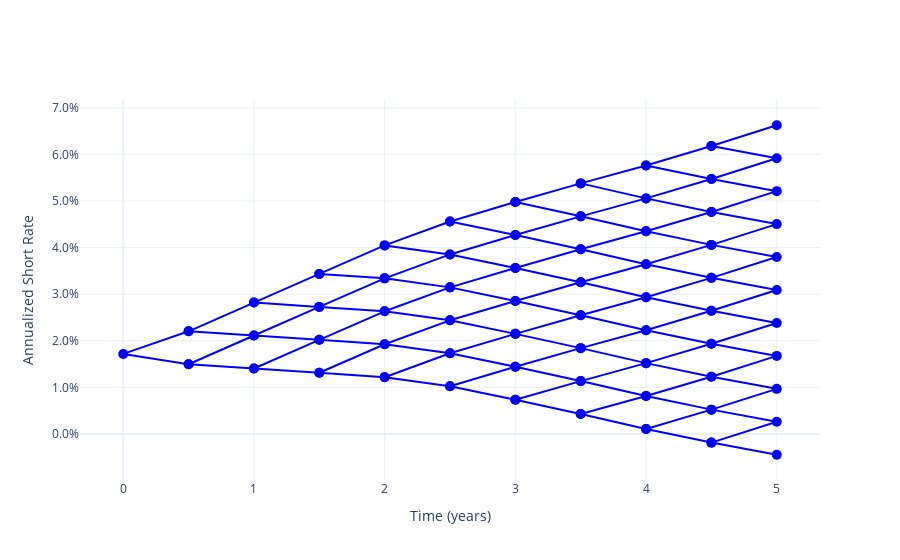

The code cell stored with this chart in its notebook:
### Markdown cell above
# INTEREST RATE TREE

### Code cell
spots = spot_rates(prds_per_year, bonds)
forwards = forward_rates(prds_per_year, spots)

phis = phi(sigma, prds_per_year, num_prds, forwards)
tree = rateTree(spots[0], sigma, 1/prds_per_year, phis)
fig = treePlot(tree, 1 / prds_per_year)
fig.update_layout(
    template="plotly_white",
    showlegend=False
)
fig.show()

### Figure 1 — Plotly figure (JSON) as saved in the notebook; plotly's stock layout.template omitted (floating-point values rounded to 4 significant figures)
{"data": [{"hovertemplate": "%{y:.2%}<extra></extra>", "line": {"color": "blue"}, "marker": {"color": "blue", "size": 10}, "mode": "lines+markers", "type": "scatter", "x": [0.5, 0, 0.5], "y": [0.02204, 0.01718, 0.01497]}, {"hovertemplate": "%{y:.2%}<extra></extra>", "line": {"color": "blue"}, "marker": {"color": "blue", "size": 10}, "mode": "lines+markers", "type": "scatter", "x": [1, 0.5, 1, 0.5, 1], "y": [0.0282, 0.02204, 0.02113, 0.01497, 0.01406]}, {"hovertemplate": "%{y:.2%}<extra></extra>", "line": {"color": "blue"}, "marker": {"color": "blue", "size": 10}, "mode": "lines+markers", "type": "scatter", "x": [1.5, 1, 1.5, 1, 1.5, 1, 1.5], "y": [0.03435, 0.0282, 0.02728, 0.02113, 0.02021, 0.01406, 0.01314]}, {"hovertemplate": "%{y:.2%}<extra></extra>", "line": {"color": "blue"}, "marker": {"color": "blue", "size": 10}, "mode": "lines+markers", "type": "scatter", "x": [2, 1.5, 2, 1.5, 2, 1.5, 2, 1.5, 2], "y": [0.04047, 0.03435, 0.0334, 0.02728, 0.02633, 0.02021, 0.01926, 0.01314, 0.01219]}, {"hovertemplate": "%{y:.2%}<extra></extra>", "line": {"color": "blue"}, "marker": {"color": "blue", "size": 10}, "mode": "lines+markers", "type": "scatter", "x": [2.5, 2, 2.5, 2, 2.5, 2, 2.5, 2, 2.5, 2, 2.5], "y": [0.04561, 0.04047, 0.03854, 0.0334, 0.03147, 0.02633, 0.02439, 0.01926, 0.01732, 0.01219, 0.01025]}, {"hovertemplate": "%{y:.2%}<extra></extra>", "line": {"color": "blue"}, "marker": {"color": "blue", "size": 10}, "mode": "lines+markers", "type": "scatter", "x": [3, 2.5, 3, 2.5, 3, 2.5, 3, 2.5, 3, 2.5, 3, 2.5, 3], "y": [0.04977, 0.04561, 0.0427, 0.03854, 0.03563, 0.03147, 0.02856, 0.02439, 0.02149, 0.01732, 0.01442, 0.01025, 0.007344]}, {"hovertemplate": "%{y:.2%}<extra></extra>", "line": {"color": "blue"}, "marker": {"color": "blue", "size": 10}, "mode": "lines+markers", "type": "scatter", "x": [3.5, 3, 3.5, 3, 3.5, 3, 3.5, 3, 3.5, 3, 3.5, 3, 3.5, 3, 3.5], "y": [0.05378, 0.04977, 0.04671, 0.0427, 0.03964, 0.03563, 0.03257, 0.02856, 0.02549, 0.02149, 0.01842, 0.01442, 0.01135, 0.007344, 0.004282]}, {"hovertemplate": "%{y:.2%}<extra></extra>", "line": {"color": "blue"}, "marker": {"color": "blue", "size": 10}, "mode": "lines+markers", "type": "scatter", "x": [4, 3.5, 4, 3.5, 4, 3.5, 4, 3.5, 4, 3.5, 4, 3.5, 4, 3.5, 4, 3.5, 4], "y": [0.05763, 0.05378, 0.05056, 0.04671, 0.04349, 0.03964, 0.03642, 0.03257, 0.02935, 0.02549, 0.02228, 0.01842, 0.01521, 0.01135, 0.008136, 0.004282, 0.001065]}, {"hovertemplate": "%{y:.2%}<extra></extra>", "line": {"color": "blue"}, "marker": {"color": "blue", "size": 10}, "mode": "lines+markers", "type": "scatter", "x": [4.5, 4, 4.5, 4, 4.5, 4, 4.5, 4, 4.5, 4, 4.5, 4, 4.5, 4, 4.5, 4, 4.5, 4, 4.5], "y": [0.06179, 0.05763, 0.05472, 0.05056, 0.04765, 0.04349, 0.04058, 0.03642, 0.03351, 0.02935, 0.02644, 0.02228, 0.01937, 0.01521, 0.0123, 0.008136, 0.005225, 0.001065, -0.001847]}, {"hovertemplate": "%{y:.2%}<extra></extra>", "line": {"color": "blue"}, "marker": {"color": "blue", "size": 10}, "mode": "lines+markers", "type": "scatter", "x": [5, 4.5, 5, 4.5, 5, 4.5, 5, 4.5, 5, 4.5, 5, 4.5, 5, 4.5, 5, 4.5, 5, 4.5, 5, 4.5, 5], "y": [0.06626, 0.06179, 0.05918, 0.05472, 0.05211, 0.04765, 0.04504, 0.04058, 0.03797, 0.03351, 0.0309, 0.02644, 0.02383, 0.01937, 0.01676, 0.0123, 0.009687, 0.005225, 0.002616, -0.001847, -0.004455]}], "layout": {"showlegend": false, "xaxis": {"title": {"text": "Time (years)"}}, "yaxis": {"tickformat": ".1%", "title": {"text": "Annualized Short Rate"}}}}
